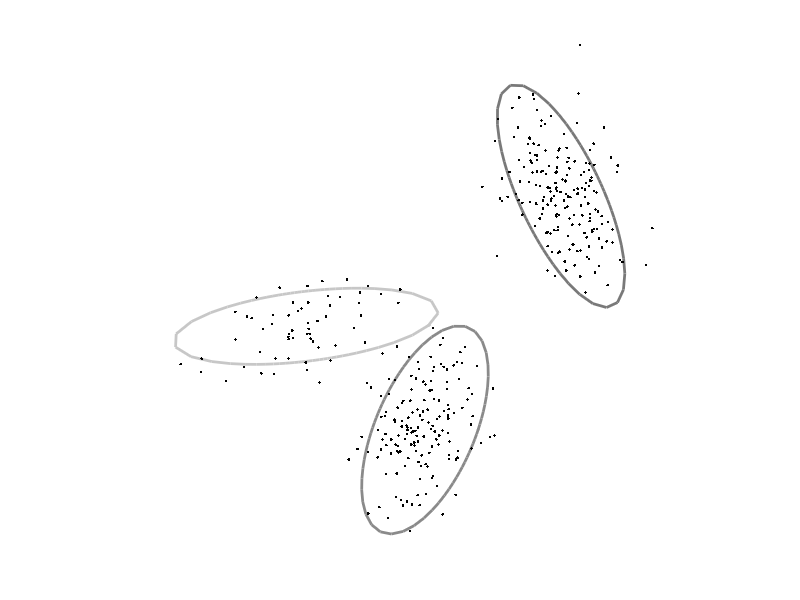
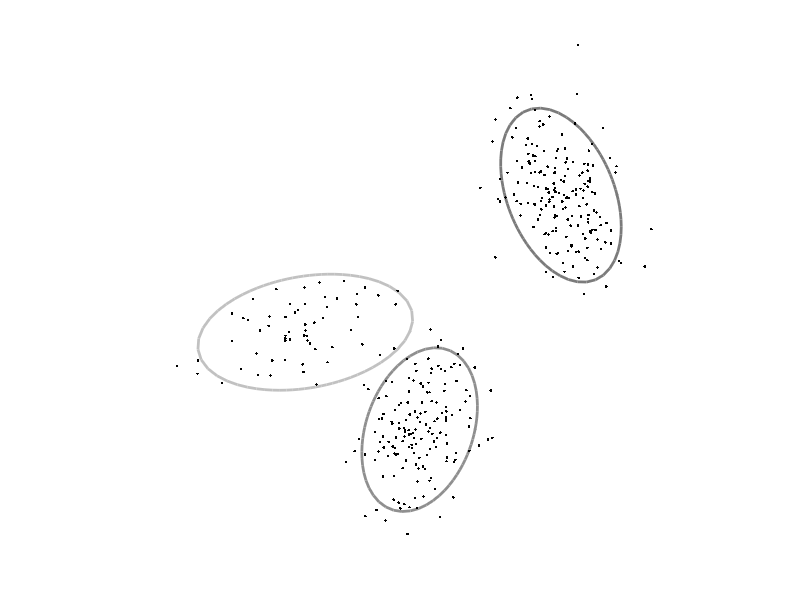

Here is the MATLAB script that generated these plots, in order:
function r=practicalMixGaussC

%close all open plots
close all;

%define true parameters for mixture of k Gaussians
%we will represent the mixtures of Gaussians as a Matlab structure
%in d dimenisions, the mean field
%will be a dxk matrix and the cov field will be a dxdxk matrix.
mixGaussTrue.k = 3;
mixGaussTrue.d = 2;
mixGaussTrue.weight = [0.1309 0.3966 0.4725];
mixGaussTrue.mean(:,1) = [ 4.0491 ; 4.8597];
mixGaussTrue.mean(:,2) = [ 7.7578 ; 1.6335];
mixGaussTrue.mean(:,3) = [11.9945 ; 8.9206];
mixGaussTrue.cov(:,:,1) = [  4.2534    0.4791;  0.4791    0.3522];
mixGaussTrue.cov(:,:,2) = [  0.9729    0.8723;  0.8723    2.6317];
mixGaussTrue.cov(:,:,3) = [  0.9886   -1.2244; -1.2244    3.0187];

%define number of samples to generate
nData = 400;

%generate data from the mixture of Gaussians
data = mixGaussGen(mixGaussTrue,nData);

%draw data, true Gaussians
figure;
drawEMData2d(data,mixGaussTrue);
drawnow;

%define number of components to estimate
nGaussEst = 3;

%fit mixture of Gaussians
figure;
mixGaussEst = fitMixGauss(data,nGaussEst);


%==========================================================================
%==========================================================================

%the goal of this function is to generate data from a k-dimensional
%mixtures of Gaussians structure.
function data = mixGaussGen(mixGauss,nData);

%create space for output data
data = zeros(mixGauss.d,nData);
%for each data point
for (cData =1:nData)
    %randomly choose Gaussian according to probability distributions
    h = sampleFromDiscrete(mixGauss.weight);
    %draw a sample from the appropriate Gaussian distribution
    %first sample from the covariance matrix (google how to do this - it
    %will involve the Matlab command 'chol').  Then add the mean vector
    %TO DO (f)-
    [T,err] = cholcov(sqrtm(mixGauss.cov(:,:,h)));
    mu = transpose(mixGauss.mean(:,h));
    data(:,cData) = randn(1,size(T,1)) * T + mu;
end;
    
%==========================================================================
%==========================================================================

function mixGaussEst = fitMixGauss(data,k);
        
[nDim nData] = size(data);
%MAIN E-M ROUTINE 
%there are nData data points, and there is a hidden variable associated
%with each.  If the hidden variable is 0 this indicates that the data was
%generated by the first Gaussian.  If the hidden variable is 1 then this
%indicates that the hidden variable was generated by the second Gaussian
%etc.

postHidden = zeros(k, nData);

%in the E-M algorithm, we calculate a complete posterior distribution over
%the (nData) hidden variables in the E-Step.  In the M-Step, we
%update the parameters of the Gaussians (mean, cov, w).  

%we will initialize the values to random values
%mixGaussEst.d = nDim;
%mixGaussEst.k = k;
%mixGaussEst.weight = (1/k)*ones(1,k);
%mixGaussEst.mean = 2*randn(nDim,k);
%for (cGauss =1:k)
%    mixGaussEst.cov(:,:,cGauss) = (0.5+1.5*rand(1))*eye(nDim,nDim);
%end;
mixGaussEst = initializeGaussians(data,k);

%calculate current likelihood
logLike = getMixGaussLogLike(data,mixGaussEst,k);
prevll = logLike;
fprintf('Log Likelihood Iter 0 : %4.3f\n',logLike);

l = zeros(k,1);

nIter = 40;
for (cIter = 1:nIter)
   % ===================== =====================
   %Expectation step
   % ===================== =====================
   
   for (cData = 1:nData)
        %TO DO (g): fill in column of 'hidden' - calculate posterior probability that
        %this data point came from each of the Gaussians
        for h = 1:k
            l(h) = mixGaussEst.weight(h)*calcGaussianProb(data(:,cData),mixGaussEst.mean(:,h),mixGaussEst.cov(:,:,h));
        end
        postHidden(:,cData) = l/(sum(l));
   end;
   
   %Maximization Step
   sum_resp1 = sum(transpose(postHidden));
   %for each constituent Gaussian
   for (cGauss = 1:k) 
        %TO DO (h):  Update weighting parameters mixGauss.weight based on the total
        %posterior probability associated with each Gaussian. 
        mixGaussEst.weight(cGauss) = sum_resp1(cGauss)/nData; 
   
        %TO DO (i):  Update mean parameters mixGauss.mean by weighted average
        %where weights are given by posterior probability associated with
        %Gaussian.  
        resp = repmat(postHidden(cGauss,:),nDim,1);
        m = resp .* data;
        sum_resp = sum(transpose(m));
        sum_post_hidden = sum(postHidden(cGauss,:));
        mixGaussEst.mean(:,cGauss) = sum_resp/sum_post_hidden;
        
        %TO DO (j):  Update covarance parameter based on weighted average of
        %square distance from update mean, where weights are given by
        %posterior probability associated with Gaussian
        mixGaussEst.cov(:,:,cGauss) = resp.*(data-mixGaussEst.mean(:,cGauss))*transpose(data-mixGaussEst.mean(:,cGauss))/sum_post_hidden;
   end;
   
   %draw the new solution
   drawEMData2d(data,mixGaussEst);drawnow;

   %calculate the log likelihood
   logLike = getMixGaussLogLike(data,mixGaussEst,k);
   if logLike == prevll
       fprintf('ENTERED');
       return;
   else
       prevll = logLike;
   end
   fprintf('Log Likelihood Iter %d : %4.3f\n',cIter,logLike);
end;


%==========================================================================
%==========================================================================

%the goal of this routine is to calculate the log likelihood for the whole
%data set under a mixture of Gaussians model. We calculate the log as the
%likelihood will probably be a very small number that Matlab may not be
%able to represent.
function logLike = getMixGaussLogLike(data,mixGaussEst,k);

%find total number of data items
nData = size(data,2);

%initialize log likelihoods
logLike = 0;

%run through each data item
for(cData = 1:nData)
    thisData = data(:,cData);    
    %TO DO - calculate likelihood of this data point under mixture of
    %Gaussians model. Replace this
    like = 0;
    for (h = 1:k)
        like = like + calcGaussianProb(thisData,mixGaussEst.mean(:,h),mixGaussEst.cov(:,:,h))*mixGaussEst.weight(h);
    end;
    %add to total log like
    logLike = logLike+log(like);        
end;

%==========================================================================
%==========================================================================

%the goal of this routine is to evaluate a Gaussian likleihood
function like = calcGaussianProb(data,gaussMean,gaussCov)

[nDim nData] = size(data);
A = 1/((2*pi)^(nData/2)*det(gaussCov)^(0.5));
B = exp(-0.5*transpose(data-gaussMean)*inv(gaussCov)*(data-gaussMean));

like = A*B;



%==========================================================================
%==========================================================================

%The goal fo this routine is to draw the data in histogram form and plot
%the mixtures of Gaussian model on top of it.
function r = drawEMData2d(data,mixGauss)


set(gcf,'Color',[1 1 1]);
plot(data(1,:),data(2,:),'k.');

for (cGauss = 1:mixGauss.k)
    drawGaussianOutline(mixGauss.mean(:,cGauss),mixGauss.cov(:,:,cGauss),mixGauss.weight(cGauss));
    hold on;
end;
plot(data(1,:),data(2,:),'k.');
axis square;axis equal;
axis off;
hold off;drawnow;

    


%=================================================================== 
%===================================================================

%draw 2DGaussian
function r= drawGaussianOutline(m,s,w)

hold on;
angleInc = 0.1;

c = [0.9*(1-w) 0.9*(1-w) 0.9*(1-w)];


for (cAngle = 0:angleInc:2*pi)
    angle1 = cAngle;
    angle2 = cAngle+angleInc;
    [x1 y1] = getGaussian2SD(m,s,angle1);
    [x2 y2] = getGaussian2SD(m,s,angle2);
    plot([x1 x2],[y1 y2],'k-','LineWidth',2,'Color',c);
end

%===================================================================
%===================================================================

%find position of in xy co-ordinates at 2SD out for a certain angle
function [x,y]= getGaussian2SD(m,s,angle1)

if (size(s,2)==1)
    s = diag(s);
end;

vec = [cos(angle1) sin(angle1)];
factor = 4/(vec*inv(s)*vec');

x = cos(angle1) *sqrt(factor);
y = sin(angle1) *sqrt(factor);

x = x+m(1);
y = y+m(2);

%==========================================================================
%==========================================================================

%draws a random sample from a discrete probability distribution using a
%rejection sampling method
function r = sampleFromDiscrete(probDist);

nIndex = length(probDist);
while(1)
    %choose random index
    r=ceil(rand(1)*nIndex);
    %choose random height
    randHeight = rand(1);
    %if height is less than probability value at this point in the
    %histogram then select
    if (randHeight<probDist(r))
        break;
    end;
end;

function mixGaussEst = initializeGaussians(data,k);
    [nDim,nData] = size(data);
    mixGaussEst.d = nDim;
    mixGaussEst.k = k;
    mixGaussEst.weight = (1/k)*ones(1,k);
    mixGaussEst.mean = zeros(nDim,k);
    mixGaussEst.cov = zeros(nDim,nDim,k);
    for iter = 1:k
        i = round(rand*nData);
        mixGaussEst.mean(:,iter) = data(:,i);
        for dim = 1:nDim
            mixGaussEst.cov(dim,dim,iter) = sum(sum((data-mixGaussEst.mean(dim,iter)).^2))/nData;
        end
    end

